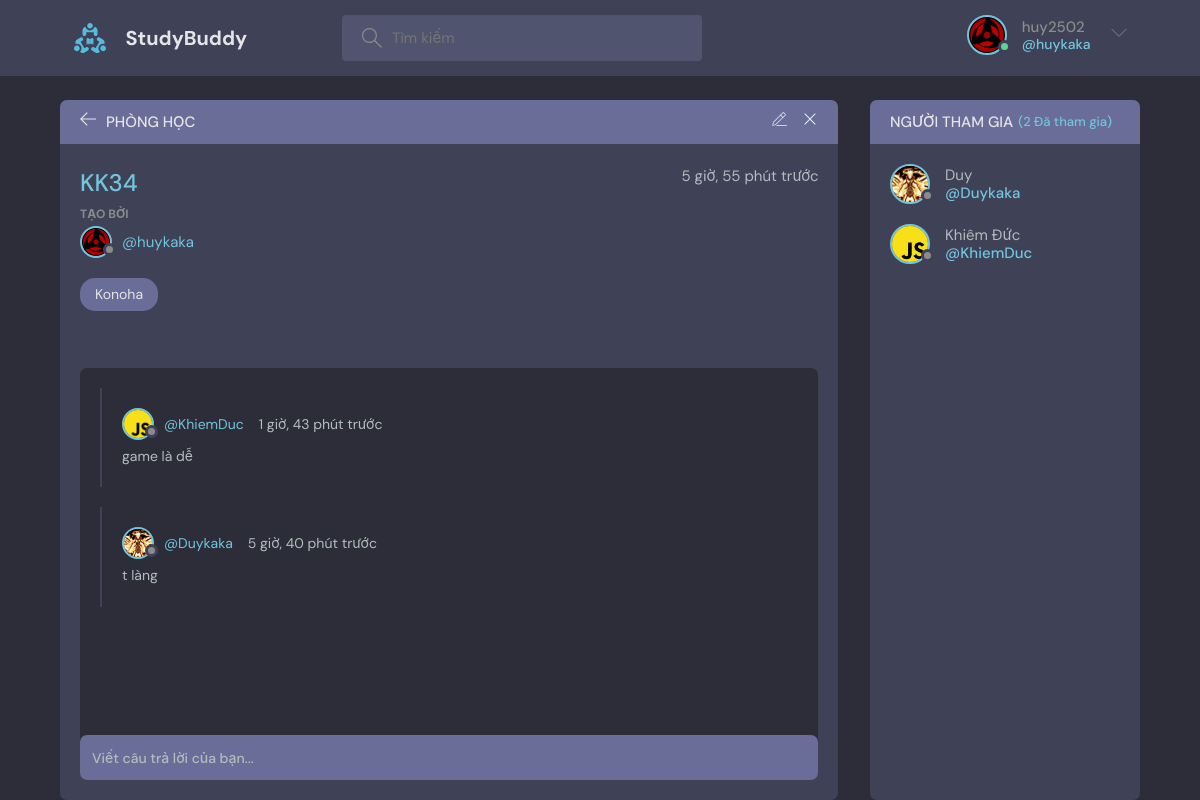
The page /room/26/ (signed in) on the database its author committed.
### base/models.py (models this page shows, shortened)
class User(AbstractUser):
    name = models.CharField(max_length=200, null=True)
    bio = models.TextField(null=True)
    avatar = models.ImageField(null=True, default="avatar.svg")
    nickname = models.CharField(max_length=200, default="@")
    REQUIRED_FIELDS = []
    EMAIL_FIELD = "email"

class Room(models.Model):
    host = models.ForeignKey(User, on_delete=models.SET_NULL, null=True)
    topic = models.ForeignKey(Topic, on_delete=models.SET_NULL, null=True)
    name = models.CharField(max_length=200)
    description = models.TextField(null=True, blank=True)
    participants = models.ManyToManyField(
        User, related_name='participants', blank=True)
    updated = models.DateTimeField(auto_now=True)
    created = models.DateTimeField(auto_now_add=True)
    class Meta:
        ordering = ['-updated', '-created']

class Topic(models.Model):
    name = models.CharField(max_length=200)
    def __str__(self):
        return self.name

class Message(models.Model):
    user = models.ForeignKey(User, on_delete=models.CASCADE)
    room = models.ForeignKey(Room, on_delete=models.CASCADE)
    body = models.TextField()
    updated = models.DateTimeField(auto_now=True)
    created = models.DateTimeField(auto_now_add=True)
    class Meta:
        ordering = ['-updated', '-created']

### base/views.py (the view, shortened to what this page needs)
# urls.py: path('room/<str:pk>/', views.room, name="room"),
def room(request, pk):
    room = Room.objects.get(id=pk)
    room_messages = room.message_set.all()
    participants = room.participants.all()
    context = {'room': room, 'room_messages': room_messages,
               'participants': participants}
    return render(request, 'base/room.html', context)

### base/templates/base/room.html (shortened to what this page needs)
{% extends 'main.html' %}
{% block content %}
<main class="profile-page layout layout--2">
  <div class="container">
    <div class="room">
      <div class="room__top">
        <div class="room__topLeft">
          <a href="{% url 'home' %}">
            <svg version="1.1" xmlns="http://www.w3.org/2000/svg" width="32" height="32" viewBox="0 0 32 32">
              <title>arrow-left</title>
              <path
                d="M13.723 2.286l-13.723 13.714 13.719 13.714 1.616-1.611-10.96-10.96h27.625v-2.286h-27.625l10.965-10.965-1.616-1.607z">
              </path>
            </svg>
          </a>
          <h3>Phòng Học</h3>
        </div>
        {% if room.host == request.user %}
        <div class="room__topRight">
          <a href="{% url 'update-room' room.id %}">
          </a>
          <a href="{% url 'delete-room' room.id %}">
            <svg version="1.1" xmlns="http://www.w3.org/2000/svg" width="32" height="32" viewBox="0 0 32 32">
              <title>Xóa</title>
              <path
                d="M27.314 6.019l-1.333-1.333-9.98 9.981-9.981-9.981-1.333 1.333 9.981 9.981-9.981 9.98 1.333 1.333 9.981-9.98 9.98 9.98 1.333-1.333-9.98-9.98 9.98-9.981z">
              </path>
            </svg>
          </a>
        </div>
        {% endif %}
      </div>
      <div class="room__box scroll">
        <div class="room__header scroll">
          <div class="room__info">
            <h3>{{room.name}}</h3>
            <span>{{room.created|timesince}} trước</span>
          </div>
          <div class="room__hosted">
            <p>Tạo bởi</p>
            <a href="{% url 'user-profile' room.host.id %}" class="room__author">
              <div class="avatar avatar--small">
                <img src="{{room.host.avatar.url}}" />
              </div>
              <span>@{{room.host.nickname}}</span>
            </a>
          </div>
          <span class="room__topics">{{room.topic}}</span>
        </div>
        <div class="room__conversation">
          <div class="threads scroll">
            {% for message in room_messages %}
            <div class="thread">
              <div class="thread__top">
                <div class="thread__author">
                  <a href="{% url 'user-profile' message.user.id %}" class="thread__authorInfo">
                    <div class="avatar avatar--small">
                      <img src="{{message.user.avatar.url}}" />
                    </div>
                    <span>@{{message.user.nickname}}</span>
                  </a>
                  <span class="thread__date">{{message.created|timesince}} trước</span>
                </div>
              </div>
              <div class="thread__details">
                {{message.body}}
              </div>
            </div>
            {% endfor %}
          </div>
        </div>
      </div>
      <div class="room__message">
        <form action="" method="POST">
          <input name="body" placeholder="Viết câu trả lời của bạn..." />
        </form>
      </div>
    </div>
    <div class="participants">
      <h3 class="participants__top">Người tham gia <span>({{participants.count}} Đã tham gia)</span></h3>
      <div class="participants__list scroll">
        {% for user in participants %}
        <a href="{%  url 'user-profile' user.id %}" class="participant">
          <div class="avatar avatar--medium">
            <img src="{{user.avatar.url}}" />
          </div>
          <p>
            {{user.name}}
            <span>@{{user.nickname}}</span>
          </p>
        </a>
        {% endfor %}
      </div>
    </div>
  </div>
</main>
{% endblock content %}

### templates/navbar.html (shortened to what this page needs)
{% load static %}
<header class="header header--loggedIn">
    <div class="container">
        <a href="{% url 'home' %}" class="header__logo">
            <img src="{% static 'images/logo.svg' %}" />
            <h1>StudyBuddy</h1>
        </a>
        <form class="header__search" method="GET" action="{% url 'home' %}">
            <label>
                <input name="q" placeholder="Tìm kiếm " />
            </label>
        </form>
        <nav class="header__menu">
            {% if request.user.is_authenticated %}
            <div class="header__user">
                <a href="{% url 'update-user' %}">
                    <div class="avatar avatar--medium active">
                        <img src="{{request.user.avatar.url}}" />
                    </div>
                    <p>{{request.user.username}} <span>@{{request.user.nickname}}</span></p>
                </a>
                <button class="dropdown-button">
                    <svg version="1.1" xmlns="http://www.w3.org/2000/svg" width="32" height="32" viewBox="0 0 32 32">
                        <title>chevron-down</title>
                        <path d="M16 21l-13-13h-3l16 16 16-16h-3l-13 13z"></path>
                    </svg>
                </button>
            </div>
            {% else %}
            <a href="{% url 'login' %}">
                <img src="{% static 'images/avatar.svg' %}" />
                <p>Đăng Nhập</p>
            </a>
            {% endif %}
        </nav>
    </div>
</header>

### rows shown on the page
User: user.avatar (picture), user.username "huy2502", user.nickname "huykaka"
Room: name "KK34", created "5 giờ, 55 phút", host.avatar (picture), host.nickname "huykaka", topic "Konoha"
Message: user.avatar (picture), user.nickname "KhiemDuc", created "1 giờ, 43 phút", body "game là dễ"
Message: user.avatar (picture), user.nickname "Duykaka", created "5 giờ, 40 phút", body "t làng"
User: avatar (picture), name "Duy", nickname "Duykaka"
User: avatar (picture), name "Khiêm Đức", nickname "KhiemDuc"

### other values the page prints
{{ participants.count }} "2"
